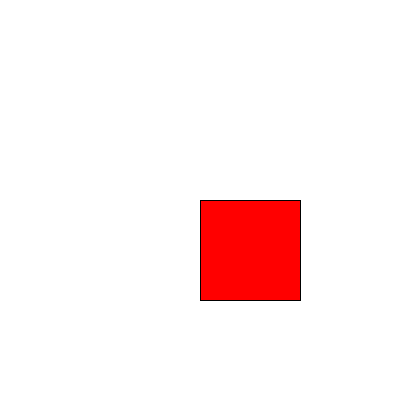
Frame 1 (no input)
Frame 60 (the mouse pressed at the canvas centre just before this capture): identical to frame 1, image omitted
Frame 120 (the mouse held since frame 60 and released just before this capture): identical to frame 1, image omitted

The Processing sketch that drew this single still picture (run headless with seeded random() and noise(); from frame 60 on, the mouse is pressed at the canvas centre):

// Processing sketch: klik_objek_berubah_warna
// ── klik_objek_berubah_warna.pde
int x = 200;
int y = 200;
int w = 100;
int h = 100;
color objColor = color(255, 0, 0); // warna awal objek

void setup() {
  size(400, 400);
}

void draw() {
  background(255);
  fill(objColor);
  rect(x, y, w, h);
}

void mouseClicked() {
  // periksa apakah klik berada dalam area objek
  if (mouseX > x && mouseX < x + w && mouseY > y && mouseY < y + h) {
    objColor = color(random(255), random(255), random(255)); // ubah warna objek secara acak
  }
}
